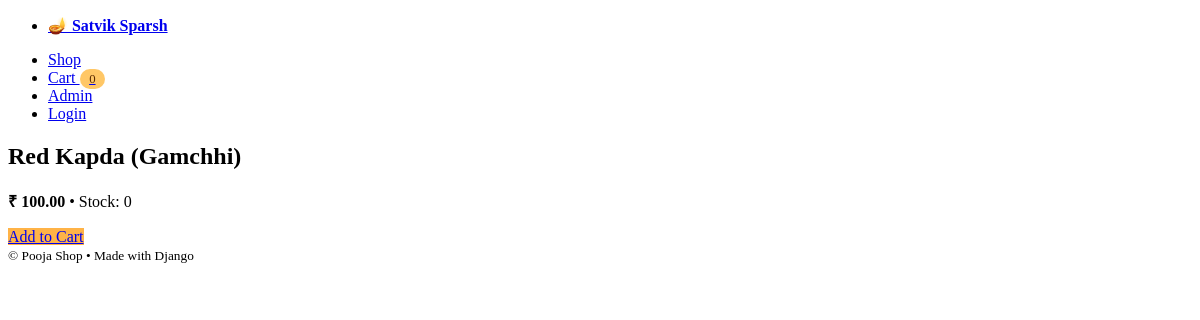
Screenshot of /shop/product/red-kapda-gamchhi/ with the database file from the repository.
### shop/models.py (models this page shows, shortened)
class Product(models.Model):
    category = models.ForeignKey(Category, on_delete=models.CASCADE, related_name='products')
    name = models.CharField(max_length=200)
    slug = models.SlugField(max_length=220, unique=True)
    description = models.TextField(blank=True)
    price = models.DecimalField(max_digits=10, decimal_places=2)
    stock = models.PositiveIntegerField(default=0)  # ✅ Stock field added
    quantity = models.PositiveIntegerField(default=0)  # ✅ Quantity field added
    is_active = models.BooleanField(default=True)
    image = models.ImageField(upload_to='products/', blank=True, null=True)

### shop/views.py (the view)
# urls.py: path('product/<slug:slug>/', views.product_detail, name='product_detail'),
def product_detail(request, slug):
    product = get_object_or_404(Product, slug=slug, is_active=True)
    return render(request, "shop/product_detail.html", {"product": product})

### shop/context_processors.py (called while the page is built)
def categories(request):
    return {"all_categories": Category.objects.all()}

def cart_item_count(request):
    cart = request.session.get("cart", {})
    return {"cart_item_count": sum(cart.values())}

### templates/shop/product_detail.html (shortened to what this page needs)
{% extends 'base.html' %}
{% block content %}
<article>
  <header><h2>{{ product.name }}</h2></header>
  <p><strong>₹ {{ product.price }}</strong> • Stock: {{ product.stock }}</p>
  <a role="button" href="/shop/cart/add/{{ product.id }}/">Add to Cart</a>
</article>
{% endblock %}

### templates/base.html (style rules this page uses)
:root { --brand:#ffc766; --brand-strong:#ffb347; --brand-text:#5a2a00; }
a[role="button"], button, .contrast button { background: var(--brand-strong); border-color: var(--brand-strong); }

### rows the page displays
Product: name "Red Kapda (Gamchhi)", price "100.00", stock "0"

### other values shown
{{ cart_item_count }} "0"
